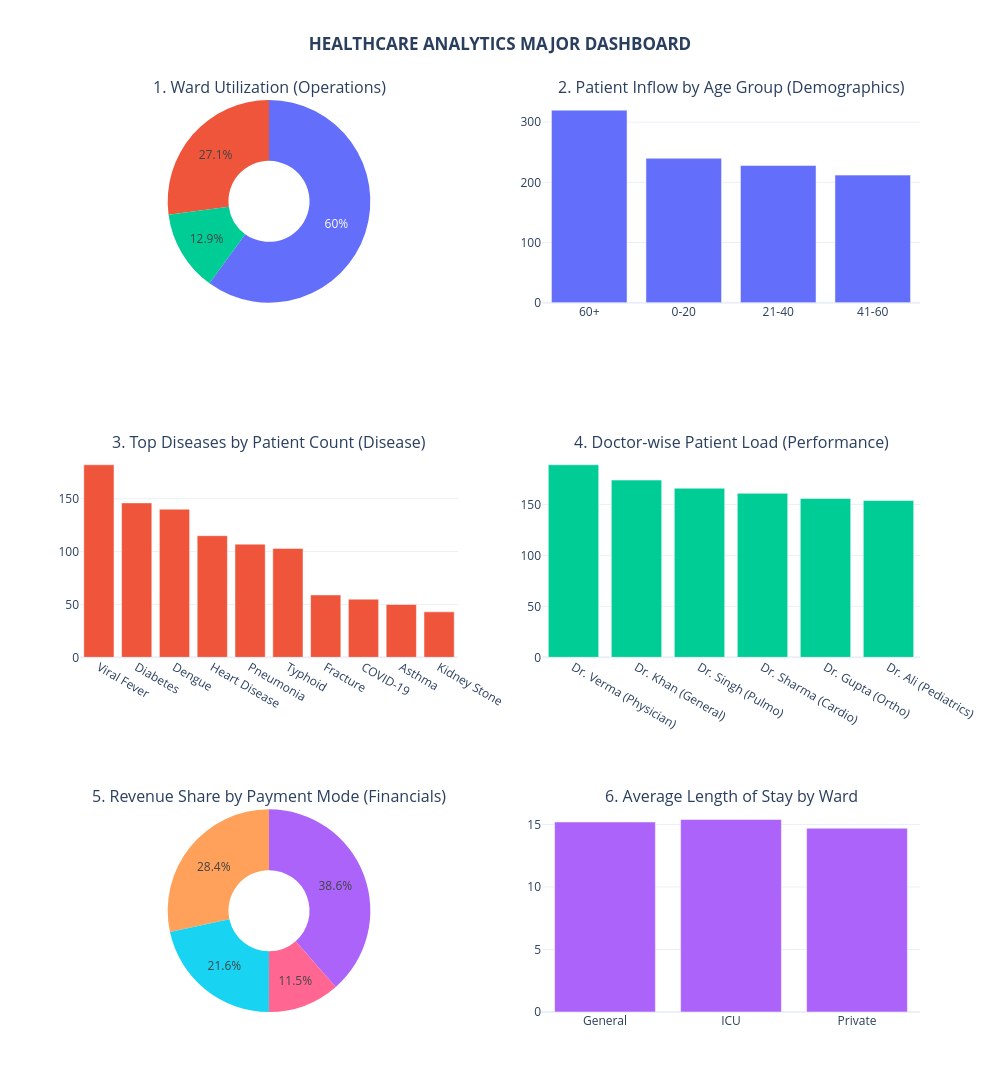

Write notebook code for a chart like this one.
### Code cell
import pandas as pd
import plotly.express as px
import plotly.graph_objects as go
from plotly.subplots import make_subplots

# -------------------------------------------------------------
# AAPKO BUS YAHAN SARI 5 FILES KE PATHS COPY-PASTE KARNE HAIN
# -------------------------------------------------------------
path_hosp = r"C:\Users\Acer\Downloads\1_Hospital_Operation.xlsx"
path_pat  = r"C:\Users\Acer\Downloads\2_Patient_Analytics.xlsx"
path_dis  = r"C:\Users\Acer\Downloads\3_Disease_Analytics.xlsx"
path_doc  = r"C:\Users\Acer\Downloads\4_Doctor_Performance.xlsx"
path_cost = r"C:\Users\Acer\Downloads\5_Cost_and_Revenue.xlsx"
# -------------------------------------------------------------

# Data Load Karein
df_hosp = pd.read_excel(path_hosp, sheet_name='Raw Data')
df_pat  = pd.read_excel(path_pat, sheet_name='Raw Data')
df_dis  = pd.read_excel(path_dis, sheet_name='Raw Data')
df_doc  = pd.read_excel(path_doc, sheet_name='Raw Data')
df_cost = pd.read_excel(path_cost, sheet_name='Raw Data')

# Subplots Grid Setup (3 Rows x 2 Columns Layout)
fig = make_subplots(
    rows=3, cols=2,
    subplot_titles=(
        "1. Ward Utilization (Operations)", 
        "2. Patient Inflow by Age Group (Demographics)",
        "3. Top Diseases by Patient Count (Disease)", 
        "4. Doctor-wise Patient Load (Performance)",
        "5. Revenue Share by Payment Mode (Financials)", 
        "6. Average Length of Stay by Ward"
    ),
    specs=[
        [{"type": "domain"}, {"type": "xy"}],
        [{"type": "xy"}, {"type": "xy"}],
        [{"type": "domain"}, {"type": "xy"}]
    ]
)

# 1. Ward Utilization (Donut Chart)
ward_counts = df_hosp['Ward Type'].value_counts()
fig.add_trace(
    go.Pie(labels=ward_counts.index, values=ward_counts.values, hole=0.4, name="Wards"),
    row=1, col=1
)

# 2. Patient Age Groups (Bar Chart)
age_counts = df_pat['Age Group'].value_counts()
fig.add_trace(
    go.Bar(x=age_counts.index, y=age_counts.values, marker_color='#636EFA', name="Age Group"),
    row=1, col=2
)

# 3. Top Diseases (Bar Chart)
dis_counts = df_dis['Disease'].value_counts()
fig.add_trace(
    go.Bar(x=dis_counts.index, y=dis_counts.values, marker_color='#EF553B', name="Diseases"),
    row=2, col=1
)

# 4. Doctor Patient Load (Bar Chart)
doc_counts = df_doc['Doctor Name'].value_counts()
fig.add_trace(
    go.Bar(x=doc_counts.index, y=doc_counts.values, marker_color='#00CC96', name="Doctors"),
    row=2, col=2
)

# 5. Payment Mode Revenue (Donut Chart)
pay_rev = df_cost.groupby('Payment Mode')['Treatment Cost (INR)'].sum()
fig.add_trace(
    go.Pie(labels=pay_rev.index, values=pay_rev.values, hole=0.4, name="Payment"),
    row=3, col=1
)

# 6. Average Length of Stay by Ward (Bar Chart)
avg_stay = df_hosp.groupby('Ward Type')['Length of Stay (Days)'].mean().round(1)
fig.add_trace(
    go.Bar(x=avg_stay.index, y=avg_stay.values, marker_color='#AB63FA', name="Avg Stay"),
    row=3, col=2
)

# Layout Formatting
fig.update_layout(
    height=1200, 
    width=1000, 
    title_text="<b>HEALTHCARE ANALYTICS MAJOR DASHBOARD</b>",
    title_x=0.5,
    showlegend=False,
    template="plotly_white"
)

fig.show()

### Figure 1 — Plotly figure (JSON) as saved in the notebook; plotly's stock layout.template omitted (floating-point values rounded to 4 significant figures)
{"data": [{"domain": {"x": [0, 0.45], "y": [0.7778, 1]}, "hole": 0.4, "labels": ["General", "Private", "ICU"], "name": "Wards", "type": "pie", "values": [600, 271, 129]}, {"marker": {"color": "#636EFA"}, "name": "Age Group", "type": "bar", "x": ["60+", "0-20", "21-40", "41-60"], "xaxis": "x", "y": [320, 240, 228, 212], "yaxis": "y"}, {"marker": {"color": "#EF553B"}, "name": "Diseases", "type": "bar", "x": ["Viral Fever", "Diabetes", "Dengue", "Heart Disease", "Pneumonia", "Typhoid", "Fracture", "COVID-19", "Asthma", "Kidney Stone"], "xaxis": "x2", "y": [182, 146, 140, 115, 107, 103, 59, 55, 50, 43], "yaxis": "y2"}, {"marker": {"color": "#00CC96"}, "name": "Doctors", "type": "bar", "x": ["Dr. Verma (Physician)", "Dr. Khan (General)", "Dr. Singh (Pulmo)", "Dr. Sharma (Cardio)", "Dr. Gupta (Ortho)", "Dr. Ali (Pediatrics)"], "xaxis": "x3", "y": [189, 174, 166, 161, 156, 154], "yaxis": "y3"}, {"domain": {"x": [0, 0.45], "y": [0, 0.2222]}, "hole": 0.4, "labels": ["Cash", "Credit Card", "Insurance", "UPI"], "name": "Payment", "type": "pie", "values": [111900000.0, 45170000.0, 152000000.0, 85150000.0]}, {"marker": {"color": "#AB63FA"}, "name": "Avg Stay", "type": "bar", "x": ["General", "ICU", "Private"], "xaxis": "x4", "y": [15.2, 15.4, 14.7], "yaxis": "y4"}], "layout": {"annotations": [{"font": {"size": 16}, "showarrow": false, "text": "1. Ward Utilization (Operations)", "x": 0.225, "xanchor": "center", "xref": "paper", "y": 1, "yanchor": "bottom", "yref": "paper"}, {"font": {"size": 16}, "showarrow": false, "text": "2. Patient Inflow by Age Group (Demographics)", "x": 0.775, "xanchor": "center", "xref": "paper", "y": 1, "yanchor": "bottom", "yref": "paper"}, {"font": {"size": 16}, "showarrow": false, "text": "3. Top Diseases by Patient Count (Disease)", "x": 0.225, "xanchor": "center", "xref": "paper", "y": 0.6111, "yanchor": "bottom", "yref": "paper"}, {"font": {"size": 16}, "showarrow": false, "text": "4. Doctor-wise Patient Load (Performance)", "x": 0.775, "xanchor": "center", "xref": "paper", "y": 0.6111, "yanchor": "bottom", "yref": "paper"}, {"font": {"size": 16}, "showarrow": false, "text": "5. Revenue Share by Payment Mode (Financials)", "x": 0.225, "xanchor": "center", "xref": "paper", "y": 0.2222, "yanchor": "bottom", "yref": "paper"}, {"font": {"size": 16}, "showarrow": false, "text": "6. Average Length of Stay by Ward", "x": 0.775, "xanchor": "center", "xref": "paper", "y": 0.2222, "yanchor": "bottom", "yref": "paper"}], "height": 1200, "showlegend": false, "title": {"text": "<b>HEALTHCARE ANALYTICS MAJOR DASHBOARD</b>", "x": 0.5}, "width": 1000, "xaxis": {"anchor": "y", "domain": [0.55, 1]}, "xaxis2": {"anchor": "y2", "domain": [0, 0.45]}, "xaxis3": {"anchor": "y3", "domain": [0.55, 1]}, "xaxis4": {"anchor": "y4", "domain": [0.55, 1]}, "yaxis": {"anchor": "x", "domain": [0.7778, 1]}, "yaxis2": {"anchor": "x2", "domain": [0.3889, 0.6111]}, "yaxis3": {"anchor": "x3", "domain": [0.3889, 0.6111]}, "yaxis4": {"anchor": "x4", "domain": [0, 0.2222]}}}
